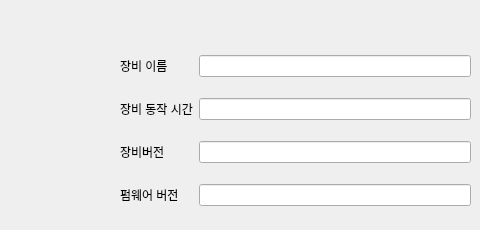
      <widget class="QWidget" name="system_about">
       <attribute name="title">
        <string>정보</string>
       </attribute>
       <widget class="QWidget" name="gridLayoutWidget_19">
        <property name="geometry">
         <rect>
          <x>120</x>
          <y>40</y>
          <width>351</width>
          <height>181</height>
         </rect>
        </property>
        <layout class="QGridLayout" name="system_about_grid">
         <item row="2" column="0">
          <widget class="QLabel" name="label_device_version">
           <property name="text">
            <string>장비버전</string>
           </property>
          </widget>
         </item>
         <item row="0" column="0">
          <widget class="QLabel" name="label_device_name">
           <property name="text">
            <string>장비 이름</string>
           </property>
          </widget>
         </item>
         <item row="1" column="0">
          <widget class="QLabel" name="label_device_uptime">
           <property name="text">
            <string>장비 동작 시간</string>
           </property>
          </widget>
         </item>
         <item row="3" column="0">
          <widget class="QLabel" name="label_device_firmware">
           <property name="text">
            <string>펌웨어 버전</string>
           </property>
          </widget>
         </item>
         <item row="0" column="1">
          <widget class="QLineEdit" name="system_about_device_name">
           <property name="readOnly">
            <bool>true</bool>
           </property>
          </widget>
         </item>
         <item row="1" column="1">
          <widget class="QLineEdit" name="system_about_device_uptime">
           <property name="readOnly">
            <bool>true</bool>
           </property>
          </widget>
         </item>
         <item row="2" column="1">
          <widget class="QLineEdit" name="system_about_device_version">
           <property name="readOnly">
            <bool>true</bool>
           </property>
          </widget>
         </item>
         <item row="3" column="1">
          <widget class="QLineEdit" name="system_about_firmware_version">
           <property name="readOnly">
            <bool>true</bool>
           </property>
          </widget>
         </item>
        </layout>
       </widget>
      </widget>
